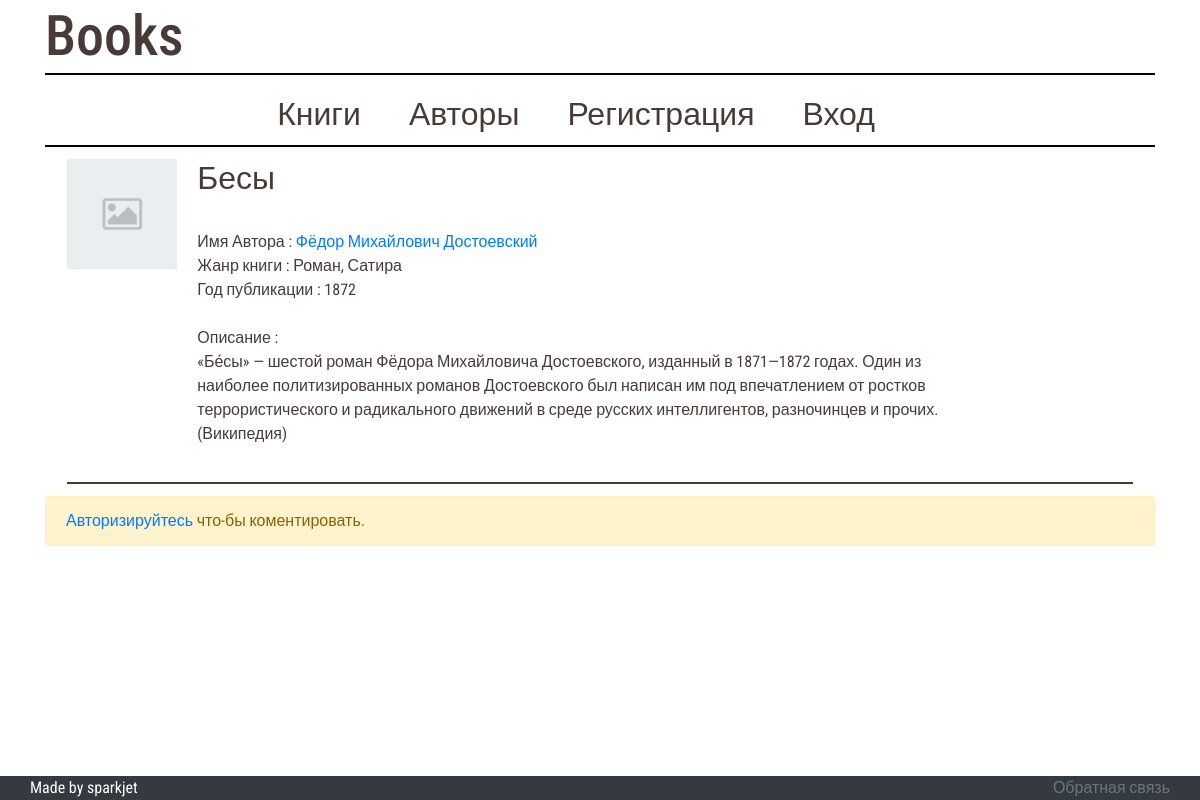
The app's page /books/4 with its own data.
### bookapp/models.py (models this page shows, shortened)
class Book(models.Model):
	book_autor = models.ForeignKey(Autor, on_delete=models.SET_NULL, null=True)
	book_autor_info = models.CharField(max_length=303)
	book_name = models.CharField(max_length=2**10)
	book_genre = models.CharField(max_length=32)
	book_picture = models.ImageField(upload_to='bookapp/static/bookapp/pictures', default='bookapp/static/bookapp/pictures/undefiend.png')
	book_year = models.PositiveSmallIntegerField(
			validators=[
				MaxValueValidator(
					datetime.now().year,
					'Год должен быть не больше чем тукущий'
				)
			]
		)
	book_description = models.TextField()
	def get_static_url(self):
		return self.book_picture.url[7:]

class Autor(models.Model):
	author_full_name = models.CharField(max_length=303, default=None)
	date_birth = models.DateField('birth date')
	death_date = models.DateField('death date')
	birth_place = models.CharField(max_length=90, default=None)
	author_picture = models.ImageField(upload_to='bookapp/static/bookapp/pictures', default='bookapp/static/bookapp/pictures/undefiend.png')
	def __str__(self):
		return self.author_full_name

### bookapp/views.py (the view)
# urls.py: path('books/<int:pk>', views.ParticularBook.as_view(), name='particular_book'),
class ParticularBook(DetailView):
	template_name = 'bookapp/book_info.html'
	context_object_name = 'book'
	def get_context_data(self, **kwargs):
		context = super().get_context_data(**kwargs)
		context['book_author'] = Autor.objects.get(author_full_name=self.get_object().book_autor)
		return context
	def get_object(self):
		return get_object_or_404(Book, pk=self.kwargs.get('pk'))

### bookapp/templates/bookapp/book_info.html
{% extends "bookapp/primary_pattern.html" %}
{% load static %}
{% block page_config %}
	<link rel="stylesheet" type="text/css" href="{% static 'bookapp/styles_for_book.css' %}">
{% endblock page_config %}
{% block content %}
	<div class="book">
		<div class="image-wrapper">
			<img src="{{ book.get_static_url }}" class="book-picture">
		</div>
		<div>
		<h1 class="book-title">{{ book.book_name }}</h1><br>
		{% if book.book_autor %}
				<span class="book-attribute">Имя Автора : <a href="{% url 'bookapp:particular_author' book_author.pk %}">
					{{ book.book_autor }}
				</a></span><br>
		{% else %}
			<span class="book-attribute">Имя Автора : {{ book.book_autor_info }}</span><br>
		{% endif %}
		<span class="book-attribute">Жанр книги : {{ book.book_genre }}</span><br>
		<span class="book-attribute">Год публикации : {{ book.book_year }}</span><br><br>
		<span>Описание :</span><br>
		<p class="book-description">{{ book.book_description }}</p>
		</div>
	</div>
	{% block comments %}
		{% if user.is_authenticated %}
			<form method="POST" action='bookapp:particular_book'>
				<textarea></textarea>
				<input type="submit" value="Send">
			</form>
		{% else %}
			<p class="alert alert-warning">
				<a href="{% url 'authapp:login' %}">Авторизируйтесь</a> что-бы коментировать.
			</p>
		{% endif %}
	{% endblock comments %}
{% endblock content %}

### bookapp/static/bookapp/styles.css (style rules this page uses)
* { margin: 0; padding: 0; }
body { font-family: 'Roboto Condensed', sans-serif !important; }
a { text-decoration: none !important; }

### bookapp/static/bookapp/styles_for_book.css (style rules this page uses)
.book { color: #483B37; margin: 12px 2%; display: flex; padding-bottom: 20px; border-bottom: 2px solid #483B37; }
.book-title { font-size: 2em; }
.book-description { width:80%; }
.book-picture { width:100%; object-fit:cover; }
.image-wrapper { width:270px; margin-right: 20px; }

### records on screen
Book: get_static_url (picture), book_name "Бесы", book_autor "Фёдор Михайлович Достоевский", book_genre "Роман, Сатира", book_year "1872", book_description "«Бе́сы» — шестой роман Фёдора Михайловича Достоевского, изданный в 1871—1872 годах. Один из наиболее политизированных романов Достоевского был написан им под впечатлением от ростков террористического и радикального движений в среде русских интеллигентов, разночинцев и прочих. (Википедия)"
